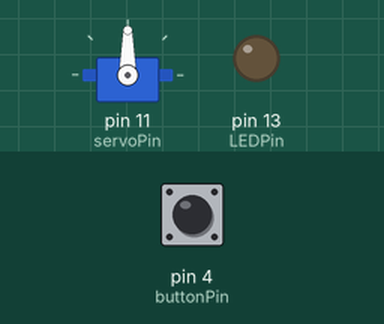
Simulated run of this sketch. Board: Arduino Uno, built with avr-gcc and run on an emulated ATmega328P. Shown: servo, output pins drawn as LEDs (lit = HIGH). Dashed ring = blinking. The inputs (shaded band) are chosen by the test bench; at power-on: pin 4 (buttonPin) LOW.

Above: at 1.2 s.
1.3 s: pin 4 (buttonPin) pulled HIGH for 3.2 s
At 5.3 s:
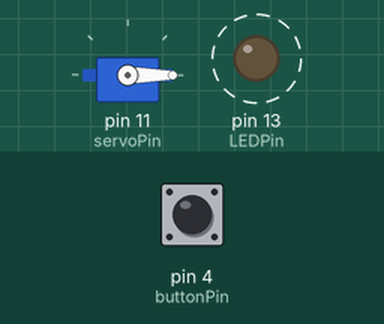
6.0 s: pin 4 (buttonPin) pulled HIGH for 0.15 s
At 6.6 s:
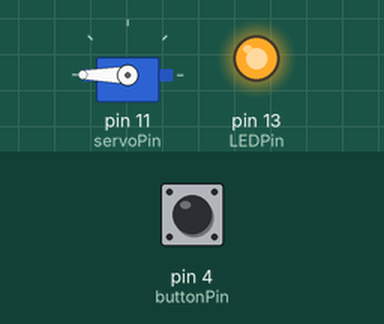
7.6 s: pin 4 (buttonPin) pulled HIGH for 1 s
At 9.0 s:
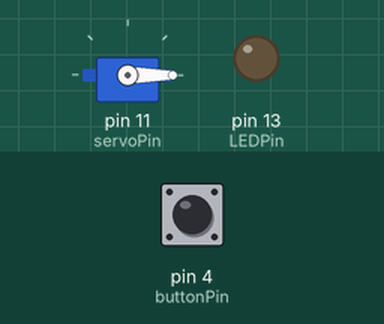
Timing chart, 0 to 10.6 s (numbered marks = the images above; inputs shaded):
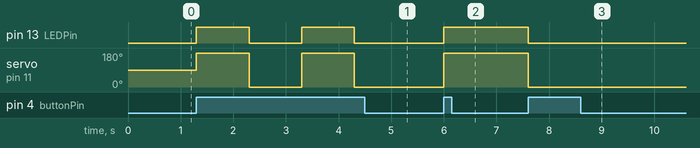

Measured:
- after the input at 1.3 s, pin 13 (LEDPin): alternates HIGH for 1.0 s and LOW for 1.0 s, starting at once; servo on pin 11 (servoPin): alternates 180° for 1.0 s and 0° for 1.0 s, starting at once
- after the input at 6.0 s, pin 13 (LEDPin): LOW → HIGH at once; servo on pin 11 (servoPin): 0° → 180° at once
- after the input at 7.6 s, pin 13 (LEDPin): HIGH → LOW at once; servo on pin 11 (servoPin): 180° → 0° at once

The sketch:

liorTestCode.ino
```cpp
#include "Servo.h"

Servo mainServo;

int buttonPin = 4;
int LEDPin = 13;
int servoPin = 11;

bool outputMode = false;

void setup() {

  mainServo.attach(servoPin);

  pinMode(buttonPin,INPUT);
  pinMode(LEDPin,OUTPUT);
  digitalWrite(LEDPin,LOW);
}

void loop() {
  int buttonState = digitalRead(buttonPin);

  if (buttonState == HIGH) {

    if (outputMode) {
      outputMode = false;
      digitalWrite(LEDPin,LOW);
      mainServo.write(0);
    } else {
      outputMode = true;
      digitalWrite(LEDPin,HIGH);
      mainServo.write(180);
    }

    delay(1000);

  }


}
```
